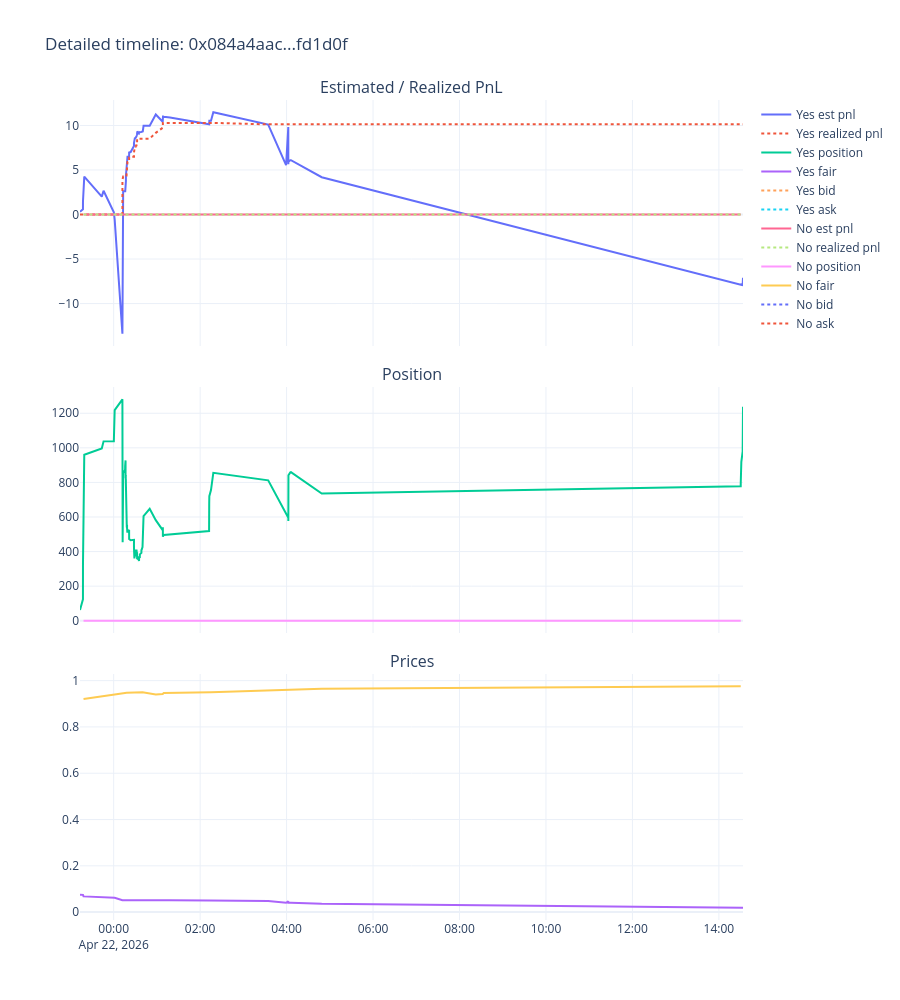

Write notebook code for a chart like this one.
### Code cell
timeline = events[events['row_type'] == 'stats'][['dt', 'token_id', 'outcome', 'position_after', 'realized_pnl', 'est_pnl', 'best_bid', 'best_ask', 'fair_price', 'vwap5m', 'vwap15m', 'vwap1h']].copy()
timeline = timeline.sort_values(['dt', 'token_id']).reset_index(drop=True)

fig = make_subplots(rows=3, cols=1, shared_xaxes=True, vertical_spacing=0.05,
                     subplot_titles=('Estimated / Realized PnL', 'Position', 'Prices'))

for token_id, grp in timeline.groupby('token_id', sort=False):
    label = grp['outcome'].iloc[0]
    fig.add_trace(go.Scatter(x=grp['dt'], y=grp['est_pnl'], name=f'{label} est pnl', mode='lines'), row=1, col=1)
    fig.add_trace(go.Scatter(x=grp['dt'], y=grp['realized_pnl'], name=f'{label} realized pnl', mode='lines', line=dict(dash='dot')), row=1, col=1)
    fig.add_trace(go.Scatter(x=grp['dt'], y=grp['position_after'], name=f'{label} position', mode='lines'), row=2, col=1)
    fig.add_trace(go.Scatter(x=grp['dt'], y=grp['fair_price'], name=f'{label} fair', mode='lines'), row=3, col=1)
    fig.add_trace(go.Scatter(x=grp['dt'], y=grp['best_bid'], name=f'{label} bid', mode='lines', line=dict(dash='dot')), row=3, col=1)
    fig.add_trace(go.Scatter(x=grp['dt'], y=grp['best_ask'], name=f'{label} ask', mode='lines', line=dict(dash='dot')), row=3, col=1)

fig.update_layout(height=1000, template='plotly_white', title=f'Detailed timeline: {best_cid[:10]}...{best_cid[-6:]}')
fig.show()

### Figure 1 — Plotly figure (JSON) as saved in the notebook; plotly's stock layout.template omitted (floating-point values rounded to 4 significant figures; data arrays with more than 128 entries replaced by an {"elided": "..."} marker saying what was removed)
{"data": [{"mode": "lines", "name": "Yes est pnl", "type": "scatter", "x": {"elided": "274 str values"}, "xaxis": "x", "y": {"elided": "274 float values"}, "yaxis": "y"}, {"line": {"dash": "dot"}, "mode": "lines", "name": "Yes realized pnl", "type": "scatter", "x": {"elided": "274 str values"}, "xaxis": "x", "y": {"elided": "274 float values"}, "yaxis": "y"}, {"mode": "lines", "name": "Yes position", "type": "scatter", "x": {"elided": "274 str values"}, "xaxis": "x2", "y": {"elided": "274 float values"}, "yaxis": "y2"}, {"mode": "lines", "name": "Yes fair", "type": "scatter", "x": {"elided": "274 str values"}, "xaxis": "x3", "y": {"elided": "274 float values"}, "yaxis": "y3"}, {"line": {"dash": "dot"}, "mode": "lines", "name": "Yes bid", "type": "scatter", "x": {"elided": "274 str values"}, "xaxis": "x3", "y": {"elided": "274 float values"}, "yaxis": "y3"}, {"line": {"dash": "dot"}, "mode": "lines", "name": "Yes ask", "type": "scatter", "x": {"elided": "274 str values"}, "xaxis": "x3", "y": {"elided": "274 float values"}, "yaxis": "y3"}, {"mode": "lines", "name": "No est pnl", "type": "scatter", "x": ["2026-04-21T23:18:10", "2026-04-22T00:00:14", "2026-04-22T00:01:24", "2026-04-22T00:18:02", "2026-04-22T00:40:04", "2026-04-22T00:58:26", "2026-04-22T01:08:02", "2026-04-22T01:09:30", "2026-04-22T02:12:26", "2026-04-22T02:15:04", "2026-04-22T04:48:46", "2026-04-22T14:30:20"], "xaxis": "x", "y": [0.0, 0.0, 0.0, 0.0, 0.0, 0.0, 0.0, 0.0, 0.0, 0.0, 0.0, 0.0], "yaxis": "y"}, {"line": {"dash": "dot"}, "mode": "lines", "name": "No realized pnl", "type": "scatter", "x": ["2026-04-21T23:18:10", "2026-04-22T00:00:14", "2026-04-22T00:01:24", "2026-04-22T00:18:02", "2026-04-22T00:40:04", "2026-04-22T00:58:26", "2026-04-22T01:08:02", "2026-04-22T01:09:30", "2026-04-22T02:12:26", "2026-04-22T02:15:04", "2026-04-22T04:48:46", "2026-04-22T14:30:20"], "xaxis": "x", "y": [0.0, 0.0, 0.0, 0.0, 0.0, 0.0, 0.0, 0.0, 0.0, 0.0, 0.0, 0.0], "yaxis": "y"}, {"mode": "lines", "name": "No position", "type": "scatter", "x": ["2026-04-21T23:18:10", "2026-04-22T00:00:14", "2026-04-22T00:01:24", "2026-04-22T00:18:02", "2026-04-22T00:40:04", "2026-04-22T00:58:26", "2026-04-22T01:08:02", "2026-04-22T01:09:30", "2026-04-22T02:12:26", "2026-04-22T02:15:04", "2026-04-22T04:48:46", "2026-04-22T14:30:20"], "xaxis": "x2", "y": [0.0, 0.0, 0.0, 0.0, 0.0, 0.0, 0.0, 0.0, 0.0, 0.0, 0.0, 0.0], "yaxis": "y2"}, {"mode": "lines", "name": "No fair", "type": "scatter", "x": ["2026-04-21T23:18:10", "2026-04-22T00:00:14", "2026-04-22T00:01:24", "2026-04-22T00:18:02", "2026-04-22T00:40:04", "2026-04-22T00:58:26", "2026-04-22T01:08:02", "2026-04-22T01:09:30", "2026-04-22T02:12:26", "2026-04-22T02:15:04", "2026-04-22T04:48:46", "2026-04-22T14:30:20"], "xaxis": "x3", "y": [0.9205, 0.9371, 0.94, 0.9474, 0.95, 0.94, 0.942, 0.9464, 0.95, 0.95, 0.9649, 0.9755], "yaxis": "y3"}, {"line": {"dash": "dot"}, "mode": "lines", "name": "No bid", "type": "scatter", "x": ["2026-04-21T23:18:10", "2026-04-22T00:00:14", "2026-04-22T00:01:24", "2026-04-22T00:18:02", "2026-04-22T00:40:04", "2026-04-22T00:58:26", "2026-04-22T01:08:02", "2026-04-22T01:09:30", "2026-04-22T02:12:26", "2026-04-22T02:15:04", "2026-04-22T04:48:46", "2026-04-22T14:30:20"], "xaxis": "x3", "y": [NaN, NaN, NaN, NaN, NaN, NaN, NaN, NaN, NaN, NaN, NaN, NaN], "yaxis": "y3"}, {"line": {"dash": "dot"}, "mode": "lines", "name": "No ask", "type": "scatter", "x": ["2026-04-21T23:18:10", "2026-04-22T00:00:14", "2026-04-22T00:01:24", "2026-04-22T00:18:02", "2026-04-22T00:40:04", "2026-04-22T00:58:26", "2026-04-22T01:08:02", "2026-04-22T01:09:30", "2026-04-22T02:12:26", "2026-04-22T02:15:04", "2026-04-22T04:48:46", "2026-04-22T14:30:20"], "xaxis": "x3", "y": [NaN, NaN, NaN, NaN, NaN, NaN, NaN, NaN, NaN, NaN, NaN, NaN], "yaxis": "y3"}], "layout": {"annotations": [{"font": {"size": 16}, "showarrow": false, "text": "Estimated / Realized PnL", "x": 0.5, "xanchor": "center", "xref": "paper", "y": 1, "yanchor": "bottom", "yref": "paper"}, {"font": {"size": 16}, "showarrow": false, "text": "Position", "x": 0.5, "xanchor": "center", "xref": "paper", "y": 0.65, "yanchor": "bottom", "yref": "paper"}, {"font": {"size": 16}, "showarrow": false, "text": "Prices", "x": 0.5, "xanchor": "center", "xref": "paper", "y": 0.3, "yanchor": "bottom", "yref": "paper"}], "height": 1000, "title": {"text": "Detailed timeline: 0x084a4aac...fd1d0f"}, "xaxis": {"anchor": "y", "domain": [0, 1], "matches": "x3", "showticklabels": false}, "xaxis2": {"anchor": "y2", "domain": [0, 1], "matches": "x3", "showticklabels": false}, "xaxis3": {"anchor": "y3", "domain": [0, 1]}, "yaxis": {"anchor": "x", "domain": [0.7, 1]}, "yaxis2": {"anchor": "x2", "domain": [0.35, 0.65]}, "yaxis3": {"anchor": "x3", "domain": [0, 0.3]}}}
